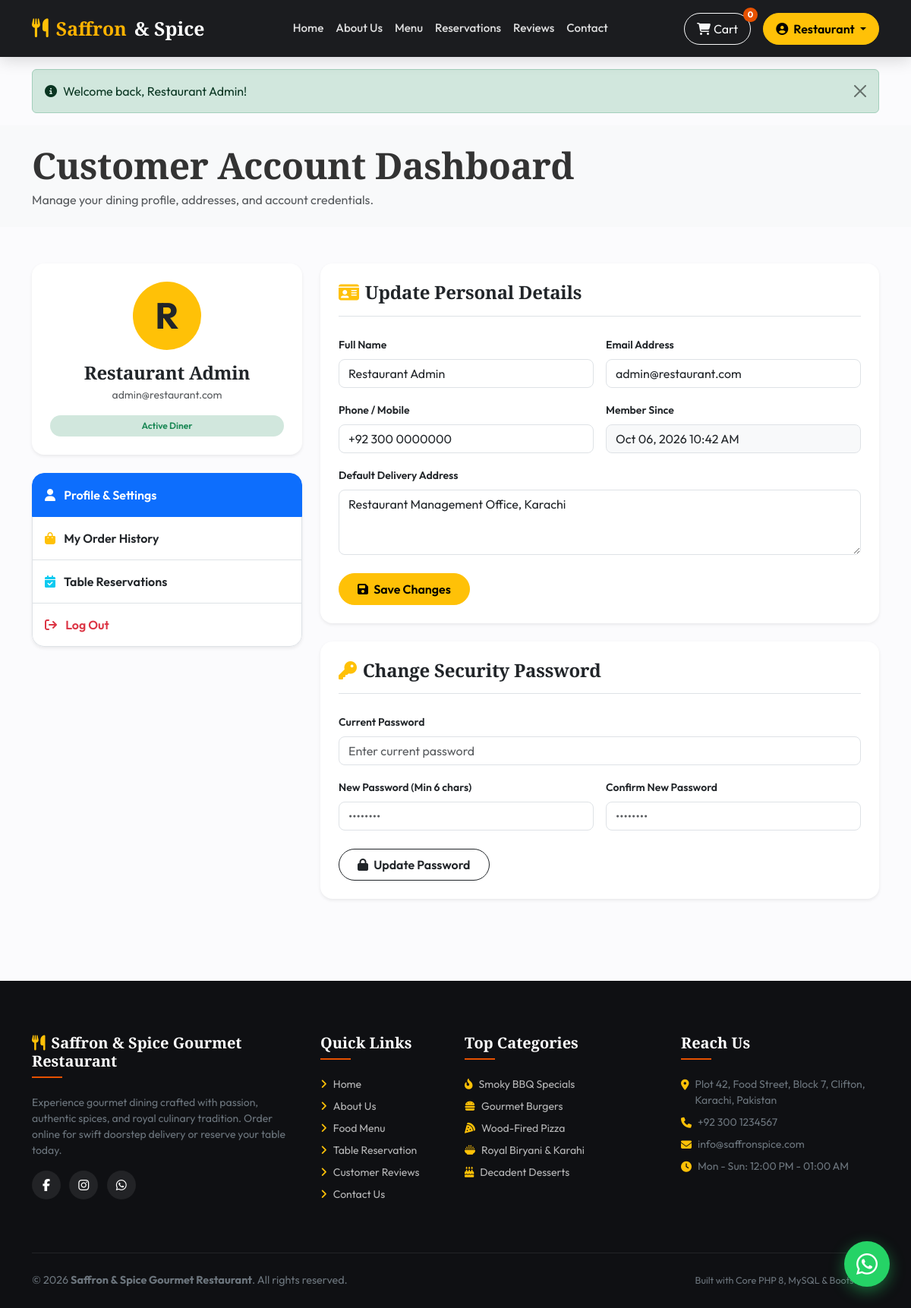
Screenshot of /user/profile.php (signed in) with the database file from the repository.
### tables this page shows
CREATE TABLE `users` (
  `id` int(11) NOT NULL,
  `name` varchar(100) NOT NULL,
  `email` varchar(150) NOT NULL,
  `phone` varchar(30) DEFAULT NULL,
  `password` varchar(255) NOT NULL,
  `address` text DEFAULT NULL,
  `role` enum('customer','admin') NOT NULL DEFAULT 'customer',
  `status` enum('active','inactive') NOT NULL DEFAULT 'active',
  `created_at` timestamp NOT NULL DEFAULT current_timestamp()
);

CREATE TABLE `settings` (
  `id` int(11) NOT NULL,
  `restaurant_name` varchar(150) NOT NULL,
  `logo` varchar(255) DEFAULT NULL,
  `phone` varchar(50) DEFAULT NULL,
  `email` varchar(100) DEFAULT NULL,
  `whatsapp` varchar(50) DEFAULT NULL,
  `address` text DEFAULT NULL,
  `opening_hours` varchar(255) DEFAULT NULL,
  `delivery_fee` decimal(10,2) NOT NULL DEFAULT 150.00,
  `facebook` varchar(255) DEFAULT NULL,
  `instagram` varchar(255) DEFAULT NULL,
  `website` varchar(255) DEFAULT NULL,
  `currency_symbol` varchar(10) NOT NULL DEFAULT 'Rs. '
);

### user/profile.php (the view, shortened to what this page needs)
<?php
require_once __DIR__ . '/../includes/auth.php';
$userId = $_SESSION['user']['id'];
$stmt = $pdo->prepare("SELECT * FROM users WHERE id = ?");
$stmt->execute([$userId]);
$userData = $stmt->fetch();
include __DIR__ . '/../includes/header.php';
?>
<div class="py-4 bg-light">
  <div class="container">
    <h1 class="display-5 fw-bold font-serif mb-1">Customer Account Dashboard</h1>
    <p class="text-muted mb-0">Manage your dining profile, addresses, and account credentials.</p>
  </div>
</div>
<section class="py-5">
  <div class="container">
    <div class="row g-4">
      <div class="col-lg-4">
        <div class="card border-0 shadow-sm rounded-4 p-4 bg-white text-center mb-4">
          <div class="d-inline-flex align-items-center justify-content-center bg-warning text-dark rounded-circle mx-auto mb-3 fw-bold display-5" style="width: 90px; height: 90px;">
            <?= strtoupper(substr($userData['name'], 0, 1)) ?>
          </div>
          <h4 class="fw-bold font-serif mb-1"><?= htmlspecialchars($userData['name']) ?></h4>
          <p class="text-muted small mb-3"><?= htmlspecialchars($userData['email']) ?></p>
          <span class="badge bg-success-subtle text-success px-3 py-2 rounded-pill fw-semibold">Active Diner</span>
        </div>
        <div class="list-group border-0 shadow-sm rounded-4 overflow-hidden">
          <a href="<?= BASE_URL ?>user/profile.php" class="list-group-item list-group-item-action active fw-semibold py-3">
            <i class="fa-solid fa-user me-2"></i> Profile &amp; Settings
          </a>
          <a href="<?= BASE_URL ?>user/orders.php" class="list-group-item list-group-item-action fw-semibold py-3">
            <i class="fa-solid fa-bag-shopping me-2 text-warning"></i> My Order History
          </a>
          <a href="<?= BASE_URL ?>reservation.php" class="list-group-item list-group-item-action fw-semibold py-3">
            <i class="fa-solid fa-calendar-check me-2 text-info"></i> Table Reservations
          </a>
          <a href="<?= BASE_URL ?>user/logout.php" class="list-group-item list-group-item-action text-danger fw-semibold py-3">
            <i class="fa-solid fa-arrow-right-from-bracket me-2"></i> Log Out
          </a>
        </div>
      </div>
      <div class="col-lg-8">
        <div class="card border-0 shadow-sm rounded-4 p-4 bg-white mb-4">
          <h4 class="fw-bold font-serif mb-4 border-bottom pb-3"><i class="fa-solid fa-id-card text-warning me-2"></i>Update Personal Details</h4>
          <form method="POST" action="<?= BASE_URL ?>user/profile.php">
            <div class="row g-3">
              <div class="col-md-6">
                <label class="form-label fw-semibold small">Full Name</label>
                <input type="text" name="name" class="form-control rounded-3" value="<?= htmlspecialchars($userData['name']) ?>" required>
              </div>
              <div class="col-md-6">
                <label class="form-label fw-semibold small">Email Address</label>
                <input type="email" name="email" class="form-control rounded-3" value="<?= htmlspecialchars($userData['email']) ?>" required>
              </div>
              <div class="col-md-6">
                <label class="form-label fw-semibold small">Phone / Mobile</label>
                <input type="text" name="phone" class="form-control rounded-3" value="<?= htmlspecialchars($userData['phone'] ?? '') ?>" required>
              </div>
              <div class="col-md-6">
                <label class="form-label fw-semibold small">Member Since</label>
                <input type="text" class="form-control rounded-3 bg-light" value="<?= formatDate($userData['created_at']) ?>" readonly>
              </div>
              <div class="col-12">
                <label class="form-label fw-semibold small">Default Delivery Address</label>
                <textarea name="address" rows="3" class="form-control rounded-3"><?= htmlspecialchars($userData['address'] ?? '') ?></textarea>
              </div>
            </div>
            <button type="submit" class="btn btn-warning rounded-pill px-4 py-2 fw-semibold mt-4">
              <i class="fa-solid fa-floppy-disk me-1"></i> Save Changes
            </button>
          </form>
        </div>
        <div class="card border-0 shadow-sm rounded-4 p-4 bg-white">
          <h4 class="fw-bold font-serif mb-4 border-bottom pb-3"><i class="fa-solid fa-key text-warning me-2"></i>Change Security Password</h4>
          <form method="POST" action="<?= BASE_URL ?>user/profile.php">
            <div class="row g-3">
              <div class="col-12">
                <label class="form-label fw-semibold small">Current Password</label>
                <input type="password" name="current_password" class="form-control rounded-3" placeholder="Enter current password" required>
              </div>
              <div class="col-md-6">
                <label class="form-label fw-semibold small">New Password (Min 6 chars)</label>
                <input type="password" name="new_password" class="form-control rounded-3" placeholder="••••••••" required>
              </div>
              <div class="col-md-6">
                <label class="form-label fw-semibold small">Confirm New Password</label>
                <input type="password" name="confirm_password" class="form-control rounded-3" placeholder="••••••••" required>
              </div>
            </div>
            <button type="submit" class="btn btn-outline-dark rounded-pill px-4 py-2 fw-semibold mt-4">
              <i class="fa-solid fa-lock me-1"></i> Update Password
            </button>
          </form>
        </div>
      </div>
    </div>
  </div>
</section>
<?php include __DIR__ . '/../includes/footer.php'; ?>

### includes/navbar.php (shortened to what this page needs)
<?php
$cartCount = getCartCount();
$user = currentUser();
$currentPage = basename($_SERVER['PHP_SELF']);
?>
<nav class="navbar navbar-expand-lg navbar-dark navbar-custom">
  <div class="container">
    <a class="navbar-brand" href="<?= BASE_URL ?>index.php">
      <i class="fa-solid fa-utensils text-warning"></i>
      <span>Saffron</span> &amp; Spice
    </a>
    <div class="collapse navbar-collapse" id="restaurantNavbar">
      <ul class="navbar-nav mx-auto mb-2 mb-lg-0">
        <li class="nav-item">
          <a class="nav-link <?= ($currentPage == 'index.php') ? 'active' : '' ?>" href="<?= BASE_URL ?>index.php">Home</a>
        </li>
        <li class="nav-item">
          <a class="nav-link <?= ($currentPage == 'about.php') ? 'active' : '' ?>" href="<?= BASE_URL ?>about.php">About Us</a>
        </li>
        <li class="nav-item">
          <a class="nav-link <?= ($currentPage == 'menu.php' || $currentPage == 'food-details.php') ? 'active' : '' ?>" href="<?= BASE_URL ?>menu.php">Menu</a>
        </li>
        <li class="nav-item">
          <a class="nav-link <?= ($currentPage == 'reservation.php') ? 'active' : '' ?>" href="<?= BASE_URL ?>reservation.php">Reservations</a>
        </li>
        <li class="nav-item">
          <a class="nav-link <?= ($currentPage == 'reviews.php') ? 'active' : '' ?>" href="<?= BASE_URL ?>reviews.php">Reviews</a>
        </li>
        <li class="nav-item">
          <a class="nav-link <?= ($currentPage == 'contact.php') ? 'active' : '' ?>" href="<?= BASE_URL ?>contact.php">Contact</a>
        </li>
      </ul>
      <div class="d-flex align-items-center gap-3">
        <a href="<?= BASE_URL ?>cart.php" class="btn btn-outline-light position-relative rounded-pill px-3 py-2 cart-badge-icon" title="View Cart">
          <i class="fa-solid fa-cart-shopping me-1"></i>
          <span class="d-none d-sm-inline">Cart</span>
          <span class="badge" id="cartCountBadge"><?= $cartCount ?></span>
        </a>
        <?php if ($user): ?>
          <div class="dropdown">
            <button class="btn btn-warning dropdown-toggle rounded-pill px-3 py-2 fw-semibold" type="button" id="userMenuBtn" data-bs-toggle="dropdown" aria-expanded="false">
              <i class="fa-solid fa-user-circle me-1"></i> <?= htmlspecialchars(explode(' ', $user['name'])[0]) ?>
            </button>
          </div>
        <?php endif; ?>
      </div>
    </div>
  </div>
</nav>

### includes/footer.php (shortened to what this page needs)
<?php
$settings = getSettings($pdo);
$floatingWhatsAppMsg = "Hello! I would like to inquire about the menu and place an order.";
$floatingWhatsAppUrl = buildWhatsAppUrl($settings['whatsapp'] ?? '923001234567', $floatingWhatsAppMsg);
?>
</main>
<a href="<?= $floatingWhatsAppUrl ?>" target="_blank" rel="noopener noreferrer" class="floating-whatsapp" title="Chat with us on WhatsApp" aria-label="WhatsApp Contact">
  <i class="fa-brands fa-whatsapp"></i>
</a>
<footer class="footer-custom">
  <div class="container">
    <div class="row g-4">
      <div class="col-lg-4 col-md-6">
        <h5 class="text-white"><i class="fa-solid fa-utensils text-warning me-2"></i><?= htmlspecialchars($settings['restaurant_name']) ?></h5>
        <p class="text-secondary small pe-lg-3">
          Experience gourmet dining crafted with passion, authentic spices, and royal culinary tradition. Order online for swift doorstep delivery or reserve your table today.
        </p>
        <div class="footer-social mt-3">
          <?php if (!empty($settings['facebook'])): ?>
            <a href="<?= htmlspecialchars($settings['facebook']) ?>" target="_blank" aria-label="Facebook"><i class="fa-brands fa-facebook-f"></i></a>
          <?php endif; ?>
          <?php if (!empty($settings['instagram'])): ?>
            <a href="<?= htmlspecialchars($settings['instagram']) ?>" target="_blank" aria-label="Instagram"><i class="fa-brands fa-instagram"></i></a>
          <?php endif; ?>
          <a href="<?= $floatingWhatsAppUrl ?>" target="_blank" aria-label="WhatsApp"><i class="fa-brands fa-whatsapp"></i></a>
        </div>
      </div>
      <div class="col-lg-2 col-md-6">
        <h5>Quick Links</h5>
        <ul class="list-unstyled small">
          <li class="mb-2"><a href="<?= BASE_URL ?>index.php"><i class="fa-solid fa-angle-right me-2 text-warning"></i>Home</a></li>
          <li class="mb-2"><a href="<?= BASE_URL ?>about.php"><i class="fa-solid fa-angle-right me-2 text-warning"></i>About Us</a></li>
          <li class="mb-2"><a href="<?= BASE_URL ?>menu.php"><i class="fa-solid fa-angle-right me-2 text-warning"></i>Food Menu</a></li>
          <li class="mb-2"><a href="<?= BASE_URL ?>reservation.php"><i class="fa-solid fa-angle-right me-2 text-warning"></i>Table Reservation</a></li>
          <li class="mb-2"><a href="<?= BASE_URL ?>reviews.php"><i class="fa-solid fa-angle-right me-2 text-warning"></i>Customer Reviews</a></li>
          <li class="mb-2"><a href="<?= BASE_URL ?>contact.php"><i class="fa-solid fa-angle-right me-2 text-warning"></i>Contact Us</a></li>
        </ul>
      </div>
      <div class="col-lg-3 col-md-6">
        <h5>Top Categories</h5>
        <ul class="list-unstyled small">
          <li class="mb-2"><a href="<?= BASE_URL ?>menu.php?cat=2"><i class="fa-solid fa-fire-flame-curved me-2 text-warning"></i>Smoky BBQ Specials</a></li>
          <li class="mb-2"><a href="<?= BASE_URL ?>menu.php?cat=3"><i class="fa-solid fa-burger me-2 text-warning"></i>Gourmet Burgers</a></li>
          <li class="mb-2"><a href="<?= BASE_URL ?>menu.php?cat=4"><i class="fa-solid fa-pizza-slice me-2 text-warning"></i>Wood-Fired Pizza</a></li>
          <li class="mb-2"><a href="<?= BASE_URL ?>menu.php?cat=6"><i class="fa-solid fa-bowl-rice me-2 text-warning"></i>Royal Biryani &amp; Karahi</a></li>
          <li class="mb-2"><a href="<?= BASE_URL ?>menu.php?cat=9"><i class="fa-solid fa-cake-candles me-2 text-warning"></i>Decadent Desserts</a></li>
        </ul>
      </div>
      <div class="col-lg-3 col-md-6">
        <h5>Reach Us</h5>
        <ul class="list-unstyled small text-secondary">
          <li class="mb-2 d-flex align-items-start gap-2">
            <i class="fa-solid fa-location-dot text-warning mt-1"></i>
            <span><?= htmlspecialchars($settings['address'] ?? 'Karachi, Pakistan') ?></span>
          </li>
          <li class="mb-2 d-flex align-items-center gap-2">
            <i class="fa-solid fa-phone text-warning"></i>
            <span><?= htmlspecialchars($settings['phone'] ?? '+92 300 1234567') ?></span>
          </li>
          <li class="mb-2 d-flex align-items-center gap-2">
            <i class="fa-solid fa-envelope text-warning"></i>
            <span><?= htmlspecialchars($settings['email'] ?? 'info@saffronspice.com') ?></span>
          </li>
          <li class="mb-2 d-flex align-items-start gap-2">
            <i class="fa-solid fa-clock text-warning mt-1"></i>
            <span><?= htmlspecialchars($settings['opening_hours'] ?? '12:00 PM - 01:00 AM') ?></span>
          </li>
        </ul>
      </div>
    </div>
    <div class="footer-bottom text-center">
      <div class="row align-items-center">
        <div class="col-md-6 text-md-start mb-2 mb-md-0">
          <p class="mb-0 text-secondary">&copy; <?= date('Y') ?> <strong><?= htmlspecialchars($settings['restaurant_name']) ?></strong>. All rights reserved.</p>
        </div>
        <div class="col-md-6 text-md-end">
          <span class="text-secondary small">Built with Core PHP 8, MySQL &amp; Bootstrap 5</span>
        </div>
      </div>
    </div>
  </div>
</footer>
</body>
</html>

### rows the page displays
users: name "Restaurant", name "R", name "Restaurant Admin", email "admin@restaurant.com", phone "+92 300 0000000", created_at "Oct 06, 2026 10:42 AM", address "Restaurant Management Office, Karachi"
settings: restaurant_name "Saffron & Spice Gourmet Restaurant", address "Plot 42, Food Street, Block 7, Clifton, Karachi, Pakistan", phone "+92 300 1234567", email "info@saffronspice.com", opening_hours "Mon - Sun: 12:00 PM - 01:00 AM"

### other values shown
$cartCount "0"
$flash['message'] "Welcome back, Restaurant Admin!"
